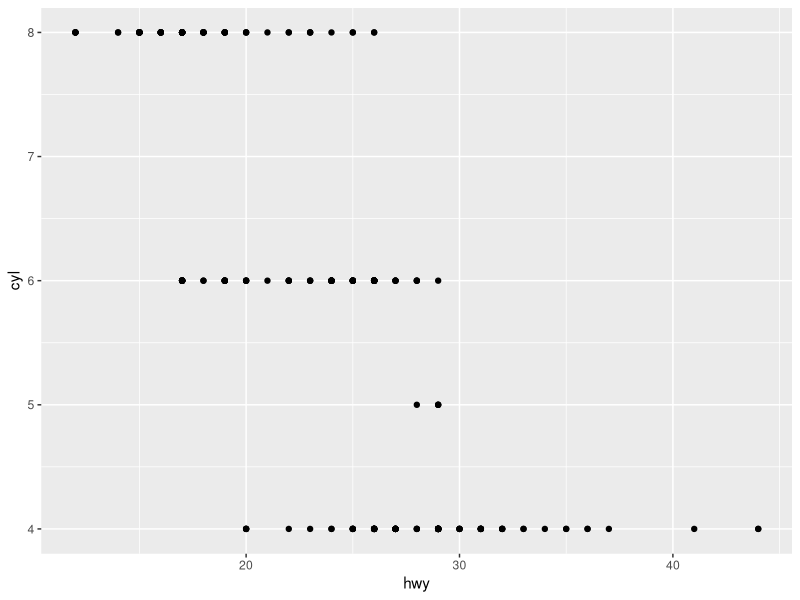
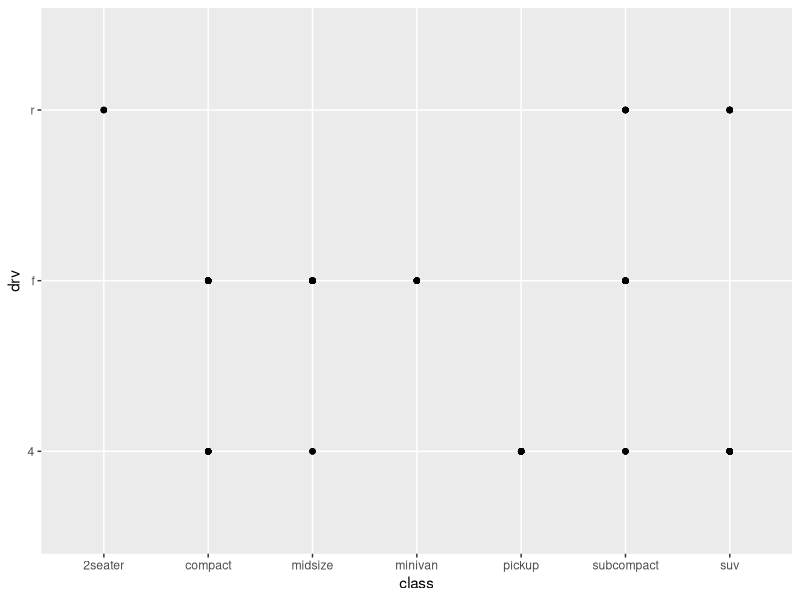
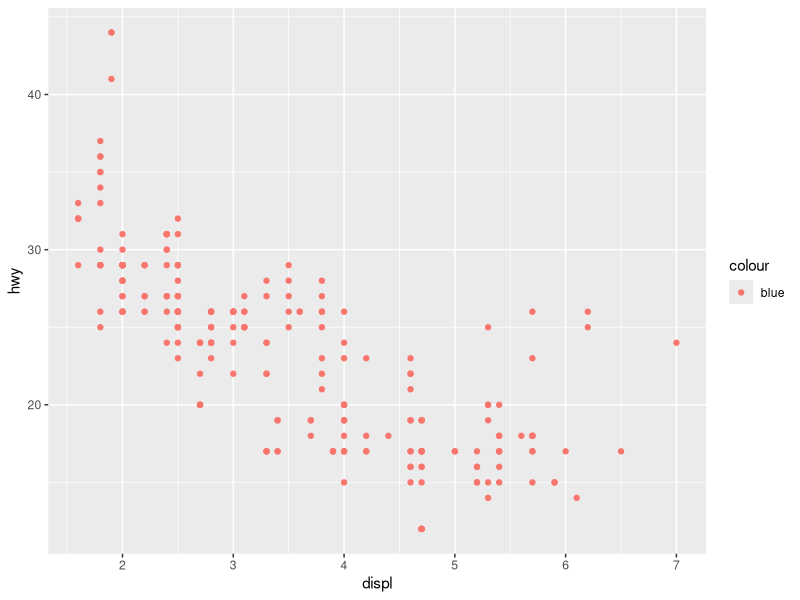
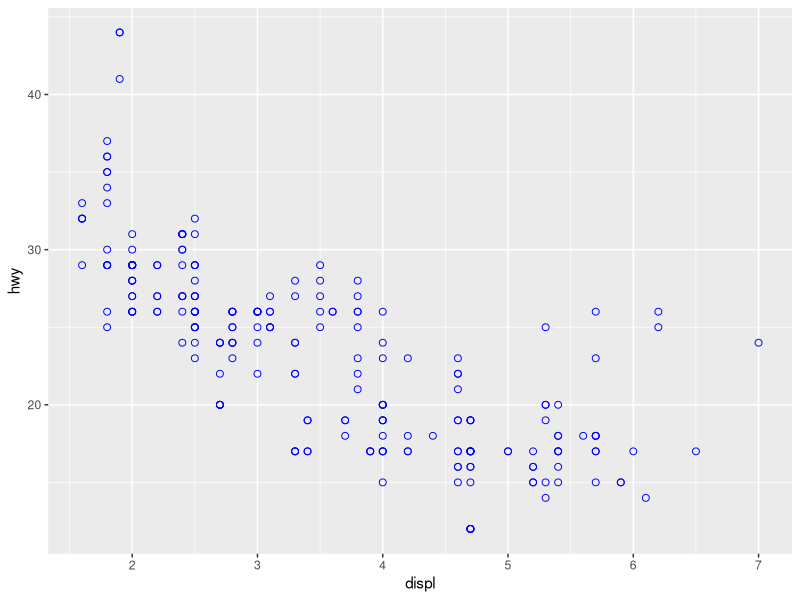
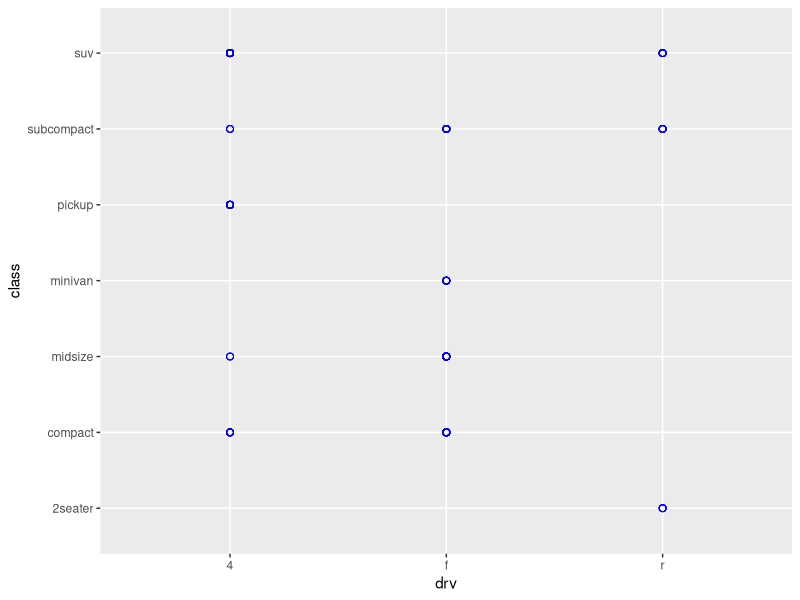

These figures' R source, in order: (Note: this script raises an error after producing the figures.)
## ---- chunk 1
knitr::opts_chunk$set(echo = TRUE)
## ---- chunk 2
library("tidyverse")
## ---- chunk 3
ggplot2::mpg
dim(mpg)
?mpg
ggplot(data = mpg) +
  geom_point(mapping = aes(x = hwy, y =cyl))
ggplot(data = mpg) +
  geom_point(mapping = aes(x = class, y=drv))
## ---- chunk 4
?points
ggplot(data = mpg) +
  geom_point(mapping = aes(x=displ, y=hwy, color = "blue"))
 
ggplot(data = mpg) +
  geom_point(mapping = aes(x=displ, y=hwy), color="blue", pch=1, cex=2)
## ---- chunk 5
ggplot(data = mpg) +
  geom_point(mapping = aes(x=drv, y=class), color="blue", pch=1, cex=2)
## ---- chunk 6
ggplot2::data = mpg +
  geom_point(mapping = aes(x=displ, y=hwy), color="blue", color="red", pch=1, cex=2)
## ---- chunk 7
ggplot2::data = mpg +
  geom_point(mapping =aes(colour = displ < 5))
## ---- chunk 8
ggplot(data = mpg) + 
  geom_point(mapping = aes(x = displ, y = hwy)) + 
  facet_wrap(~ class, nrow = 2)
## ---- chunk 9
ggplot(data = mpg) + 
  geom_point(mapping = aes(x = displ, y = hwy)) + 
  facet_grid(drv~ class)
## ---- chunk 10
ggplot(data = mpg) + 
  geom_point(mapping = aes(x = displ, y = hwy)) +
  facet_grid(drv ~ .)

ggplot(data = mpg) + 
  geom_point(mapping = aes(x = displ, y = hwy)) +
  facet_grid(. ~ cyl)
## ---- chunk 11
ggplot(data = mpg) + 
  geom_point(mapping = aes(x = displ, y = hwy)) + 
  facet_wrap(~ class, nrow = 2)
?facet_grid
